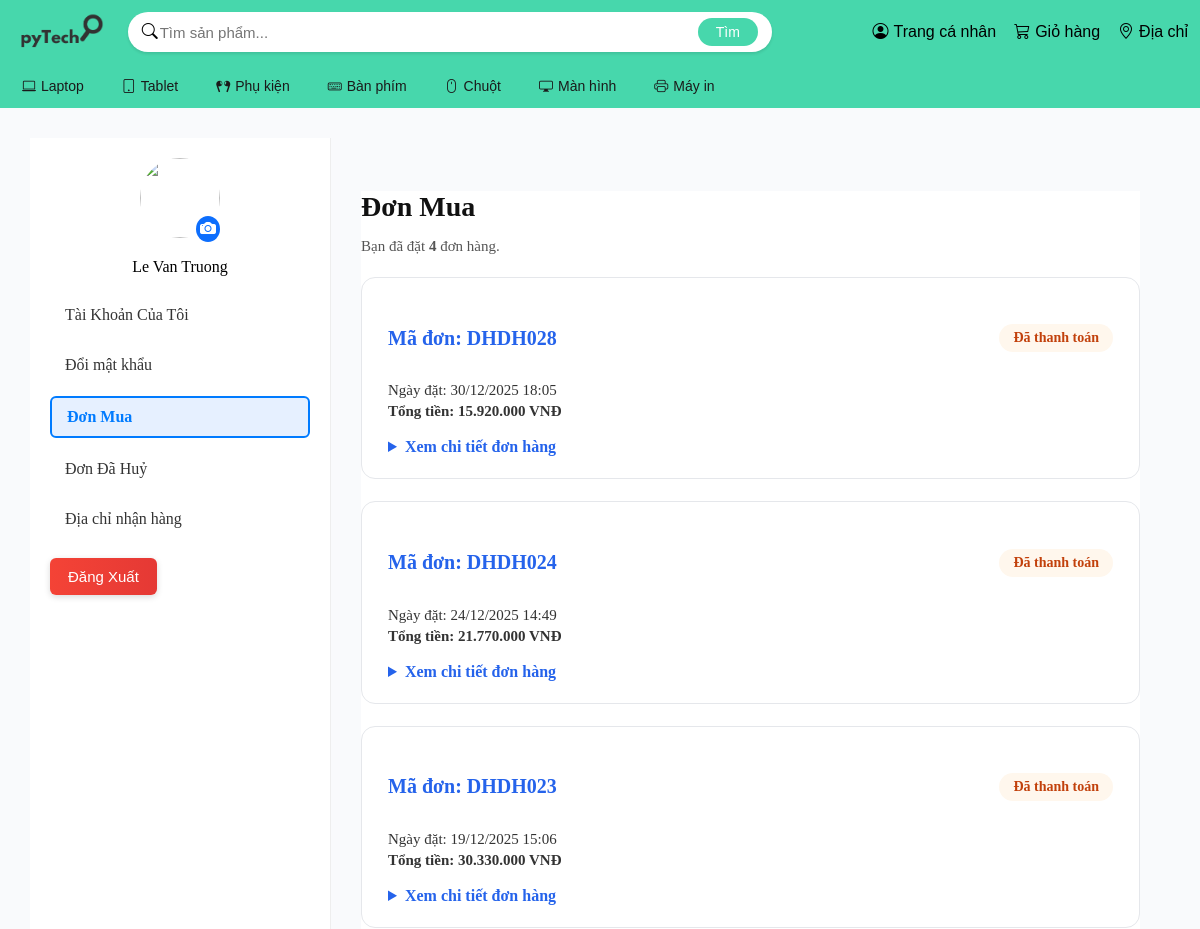
/accounts/profile/orders/ (signed in, upper part), run on an earlier commit of the app's database.
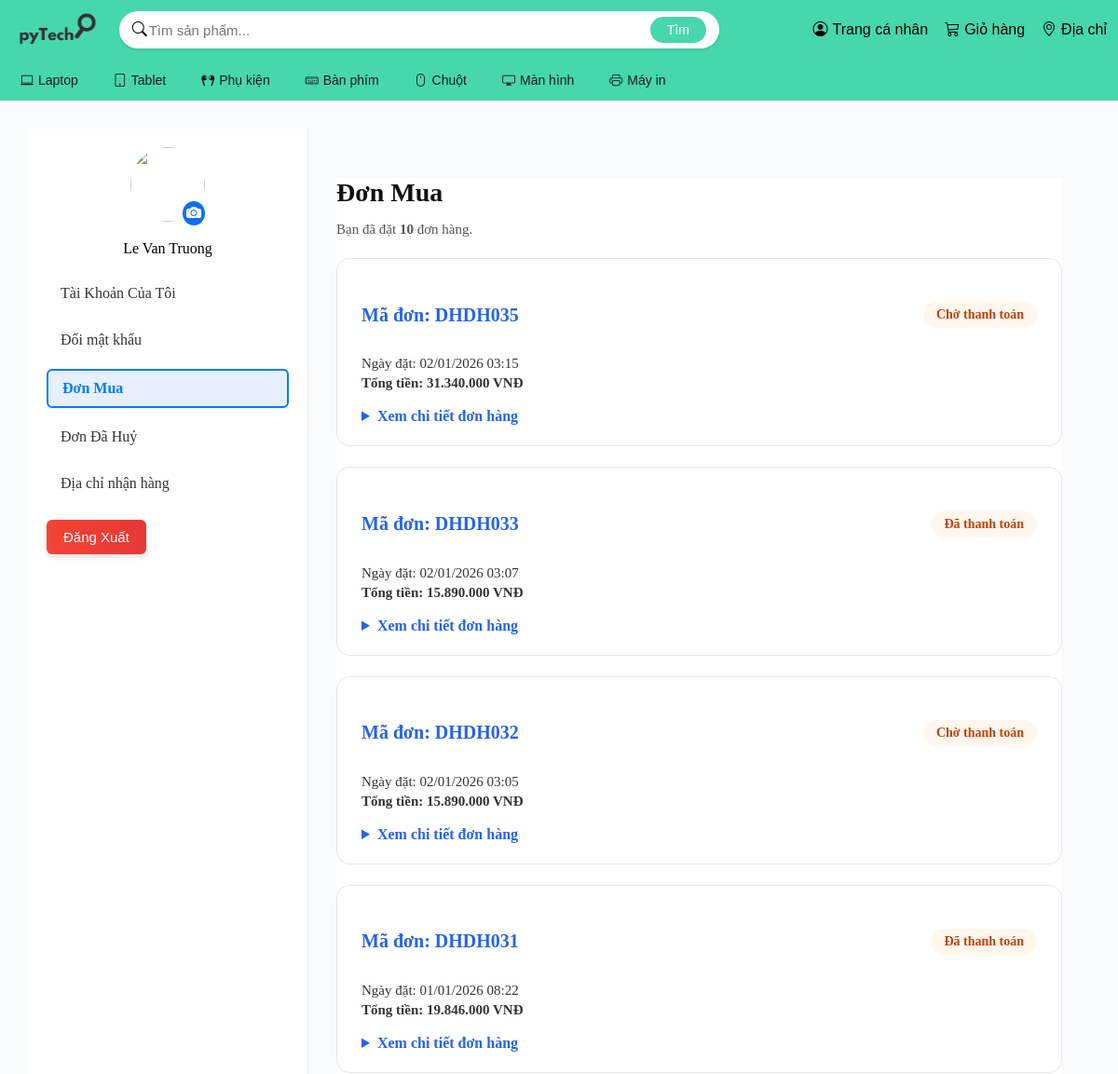
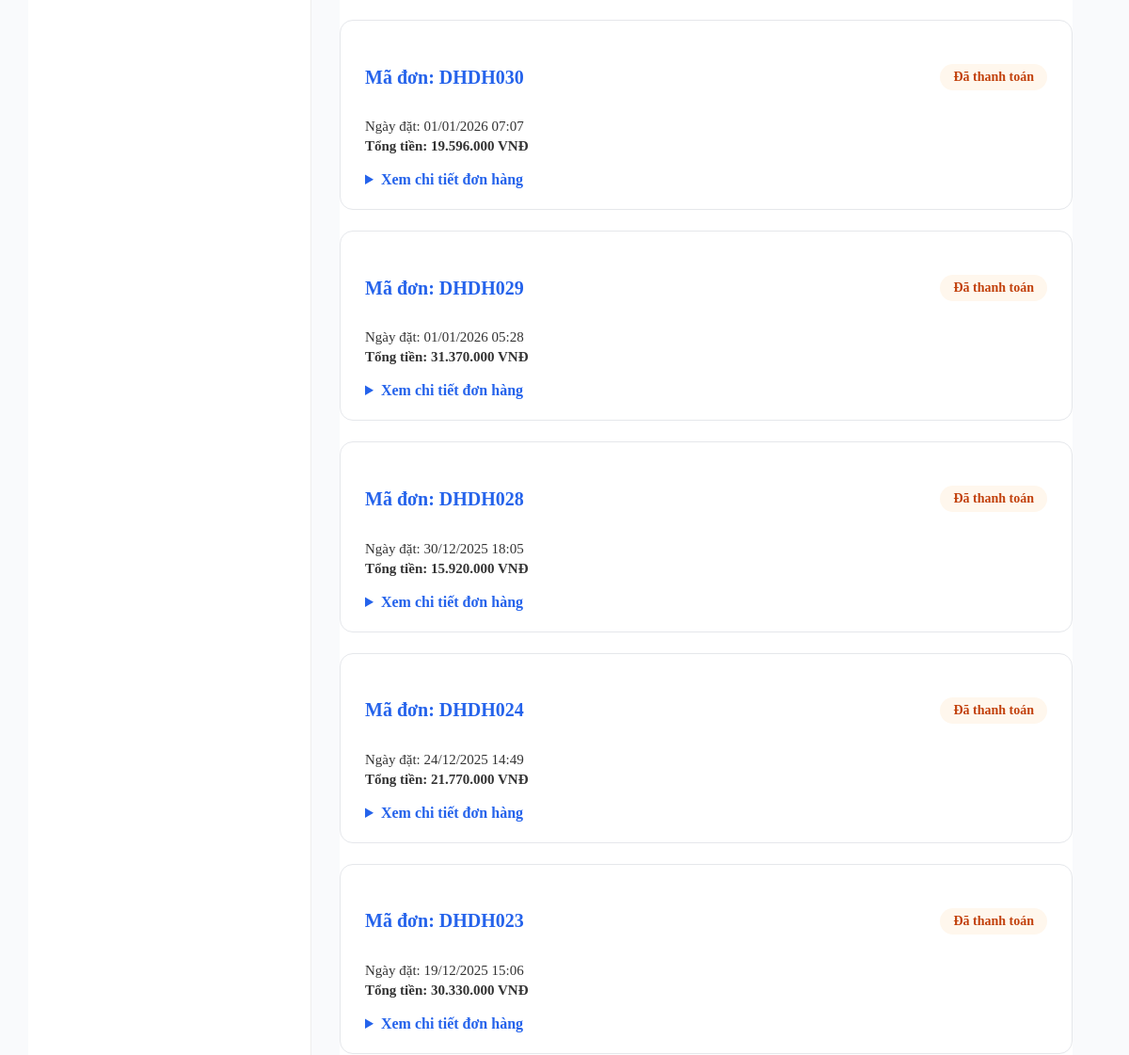
And on a later commit of the database (2 pictures, top to bottom).
### orders/models.py (models this page shows, shortened)
class Order(models.Model):
    id = models.CharField(primary_key=True, verbose_name="Mã đơn hàng")
    customer = models.ForeignKey('accounts.Customer', on_delete=models.CASCADE, verbose_name="Khách hàng")
    address = models.ForeignKey('accounts.Address' , null=True, blank=True, on_delete=models.SET_NULL, verbose_name="Mã địa chỉ")
    payment = models.ForeignKey(Payment, null=True, blank=True, on_delete=models.SET_NULL, verbose_name="Mã PTTT")
    order_date = models.DateTimeField(auto_now_add=True, verbose_name="Ngày tạo đơn")
    status = models.CharField(max_length=20, default='đang chờ xử lý', verbose_name="Trạng thái đơn hàng")
    total_amount = models.DecimalField(max_digits=12, decimal_places=0, verbose_name="Tổng tiền")
    shipping_cost = models.DecimalField(max_digits=12, decimal_places=2, default=0, verbose_name="Phí vận chuyển")
    note = models.TextField(null=True, blank=True, verbose_name="Ghi chú")
    pickup_store_id = models.ForeignKey('stores.Store', null=True, blank=True, on_delete=models.SET_NULL, verbose_name="Cửa hàng nhận hàng")
    promotion= models.ForeignKey(PromotionEvent,null=True,blank=True,on_delete=models.SET_NULL,related_name='orders',
        verbose_name="Sự kiện khuyến mãi"
    )
    class Meta:
        verbose_name = "Đơn hàng"
        verbose_name_plural = "Đơn hàng"
    def formatted_price(self):
        try:
            return f"{int(self.total_amount):,} VNĐ".replace(",", ".")
        except (ValueError, TypeError):
            return self.total_amount

### accounts/views.py (the view)
# urls.py: path("profile/orders/", profile_orders, name="profile_orders"),
def profile_orders(request):
    customer_id = request.session.get('customer_id')
    if not customer_id:
        return redirect('login')
    customer = Customer.objects.get(id=customer_id)
    orders = Order.objects.filter(
        customer=customer
    ).exclude(status="Đã huỷ").order_by('-order_date')
    cancelled_orders = Order.objects.filter(
        customer=customer,
        status="Đã huỷ"
    ).order_by('-order_date')
    for order in orders:
        order.items = OrderItem.objects.filter(order=order)
        order.shipping_info = Address.objects.filter(order=order).first()
    for order in cancelled_orders:
        order.items = OrderItem.objects.filter(order=order)
        order.shipping_info = Address.objects.filter(order=order).first()
    return render(request, 'accounts/profile.html', {
        'customer': customer,
        'orders': orders,
        'cancelled_orders': cancelled_orders,
        'order_count': orders.count(),
        'active_section': 'orders'
    })

### orders/models.py (called while the page is built)
    def formatted_price(self):
        try:
            return f"{int(self.unit_price):,} VNĐ".replace(",", ".")
        except (ValueError, TypeError):
            return self.unit_price

### accounts/templates/accounts/profile.html (shortened to what this page needs)
{% extends "userBase.html" %}
{% block head %}
{% load static %}
<link rel="stylesheet" href="{% static 'css/profile.css' %}">
<link rel="stylesheet" href="{% static 'css/orders.css' %}">
{% load humanize %}
{% endblock %}
{% block content %}
<body>
<div class="container-user">
    <aside class="sidebar">
        <div class="user-info">
            <div class="avatar-wrapper">
                <img src="{% static 'TechStore/media/avt/avatar.png' %}" class="avatar-img">
                <span class="avatar-camera"><i class="bi bi-camera-fill"></i></span>
            </div>
            <p class="username">{{ customer.full_name }}</p>
        </div>
        <nav class="menu">
            <ul>
                <li class="{% if active_section == 'profile' %}active{% endif %}">
                    <a href="{% url 'profile' %}">Tài Khoản Của Tôi</a>
                </li>
                <li class="{% if active_section == 'password' %}active{% endif %}">
                    <a href="{% url 'profile_password' %}">Đổi mật khẩu</a>
                </li>
                <li class="{% if active_section == 'orders' %}active{% endif %}">
                    <a href="{% url 'profile_orders' %}">Đơn Mua</a>
                </li>
        <li class="{% if active_section == 'cancelled_orders' %}active{% endif %}">
            <a href="{% url 'profile_cancelled_orders' %}">Đơn Đã Huỷ</a>
        </li>
                <li class="{% if active_section == 'address' %}active{% endif %}">
                    <a href="{% url 'profile_address' %}">Địa chỉ nhận hàng</a>
                </li>
            </ul>
        </nav>
        <div class="logout-section">
            <a href="{% url 'logout' %}">
                <button id="logoutBtn">Đăng Xuất</button>
            </a>
        </div>
    </aside>
    <main class="content">
        <section class="section orders-section {% if active_section == 'orders' %}active{% endif %}">
            <div class="section-header">
                <h2>Đơn Mua</h2>
                <p>Bạn đã đặt <strong>{{ order_count }}</strong> đơn hàng.</p>
            </div>
            {% for order in orders %}
            <div class="order-box">
                <div class="order-header">
                    <h4>Mã đơn: DH{{ order.id }}</h4>
                    <span class="order-status {{ order.status|lower }}">
                    {{ order.status }}
                </span>
                </div>
                <div class="order-info">
                    <p> Ngày đặt: {{ order.order_date|date:"d/m/Y H:i" }}</p>
                    <p class="order-total">
                        Tổng tiền: {{ order.formatted_price }}
                    </p>
                </div>
                <details class="order-details">
                    <summary> Xem chi tiết đơn hàng</summary>
                </details>
            </div>
            {% endfor %}
        </section>
    </main>
</div>
{% endblock %}

What changed in the data, as far as the page shows it:
now on this page (row edited): Order: id "DH035", status "Chờ thanh toán", order_date "02/01/2026 03:15", formatted_price "31.340.000 VNĐ"
now on this page (row edited): Order: id "DH033", status "Đã thanh toán", order_date "02/01/2026 03:07", formatted_price "15.890.000 VNĐ"
now on this page (row edited): Order: id "DH032", status "Chờ thanh toán", order_date "02/01/2026 03:05", formatted_price "15.890.000 VNĐ"
now on this page (row edited): Order: id "DH031", status "Đã thanh toán", order_date "01/01/2026 08:22", formatted_price "19.846.000 VNĐ"
now on this page (row edited): Order: id "DH030", status "Đã thanh toán", order_date "01/01/2026 07:07", formatted_price "19.596.000 VNĐ"
now on this page (row edited): Order: id "DH029", status "Đã thanh toán", order_date "01/01/2026 05:28", formatted_price "31.370.000 VNĐ"
Also different on the page:
{{ order_count }}: "4" → "10"
